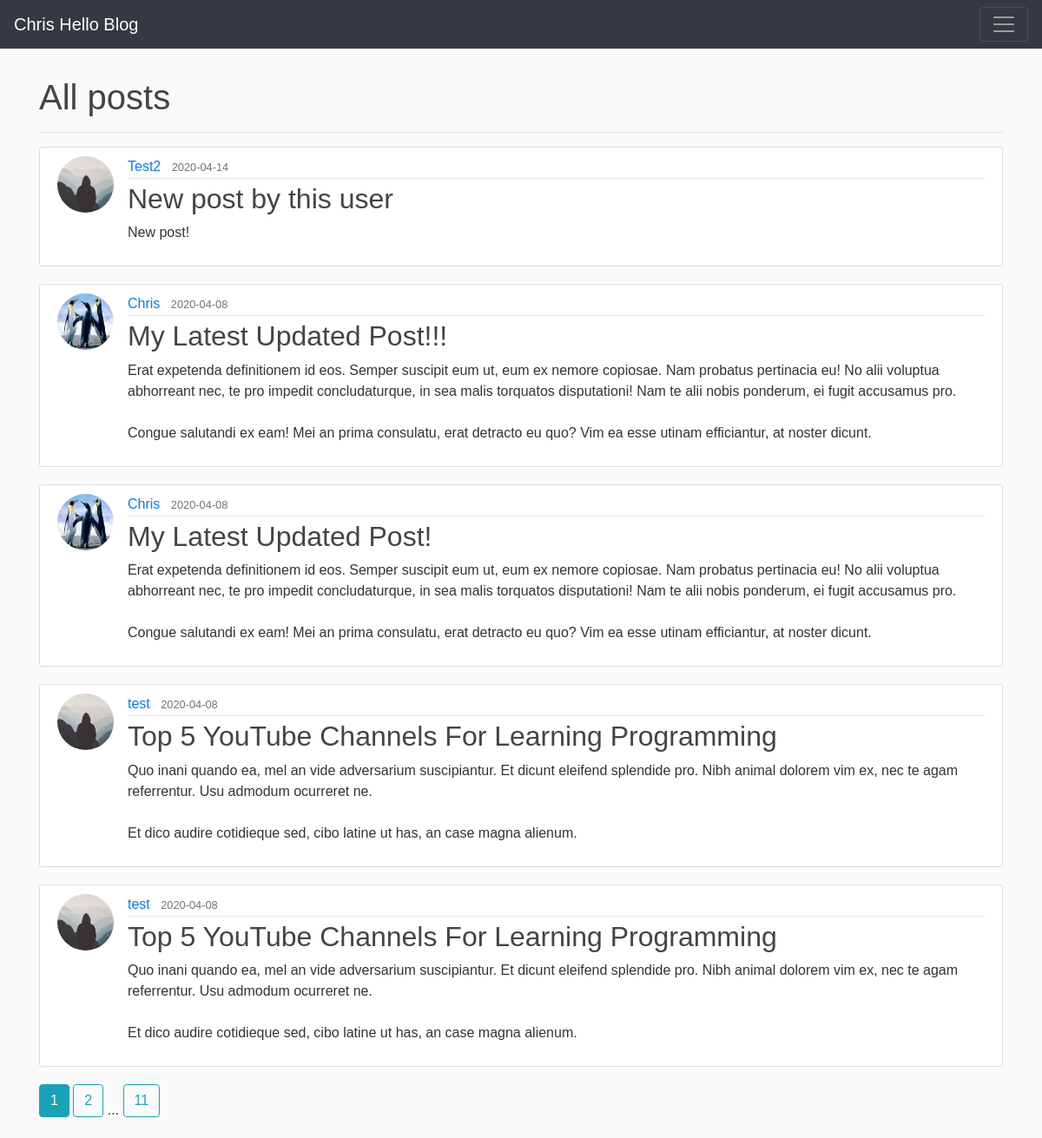
Page /posts on the earlier database version.
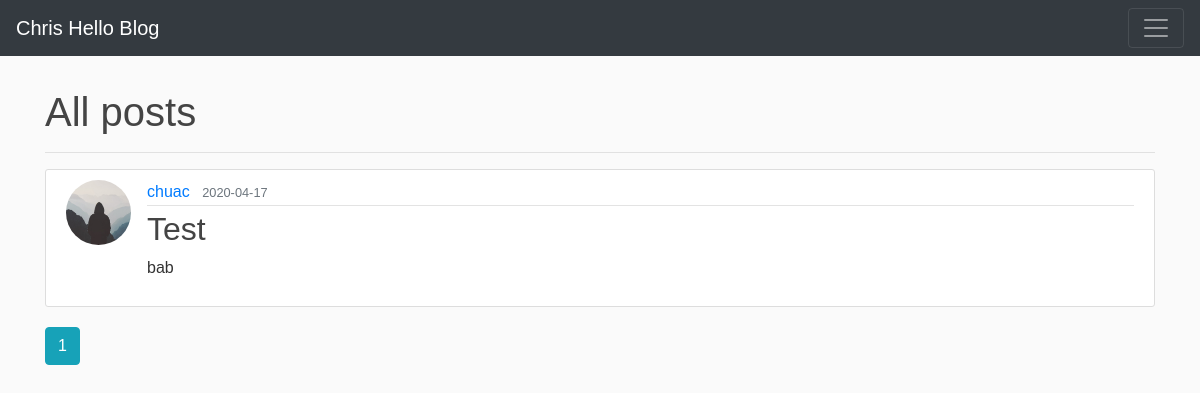
Same page on the later database version.
### flaskblog/models.py (models this page shows, shortened)
class Post(db.Model):
    id = db.Column(db.Integer, primary_key = True)
    title = db.Column(db.String(100), nullable = False) #cant be null, must exist
    content = db.Column(db.Text, nullable = False)
    date_posted = db.Column(db.DateTime, nullable = False, default = datetime.utcnow)
    user_id = db.Column(db.Integer, db.ForeignKey('user.id'), nullable = False) # relates to the 'id' column of 'user' table (which explains the lowercase 'user')

class User(db.Model, UserMixin):
    id = db.Column(db.Integer, primary_key=True)
    username = db.Column(db.String(20), unique=True, nullable = False) #max length 20, must be unique
    email = db.Column(db.String(120), unique=True, nullable = False)
    image_file = db.Column(db.String(20), nullable = False, default='default.jpg') #length 20 because it'll hold the hash of their image
    password = db.Column(db.String(60), nullable = False)
    posts = db.relationship('Post', backref = 'author', lazy = True) # relationship, not a column!

### flaskblog/posts/routes.py (the view)
@p.route('/posts')
def posts():
    page = request.args.get('page', 1, type = int) # look for optional parameter in GET request, default to 1, of type int
    posts = Post.query.order_by(Post.date_posted.desc()).paginate(page = page, per_page = 5) # enter page requested into our paginate query on the Post model
    return render_template('posts.html', posts = posts, title = "Posts") #you will have access in html to this posts variable

### flaskblog/templates/posts.html (shortened to what this page needs)
{% extends 'base.html' %}
{% block body %}
<br>
<div>
  <h1 style="display:inline">All posts</h1>
</div>
<hr>
{% for post in posts.items %}
<article class="media content-section">
  <img class="rounded-circle article-img" src="{{ url_for('static', filename='profile_pics/' + post.author.image_file) }}">
  <div class="media-body">
    <div class="article-metadata">
      <a class="mr-2" href="{{ url_for('users.user_posts', username=post.author.username) }}">{{ post.author.username }}</a>
      <small class="text-muted">{{ post.date_posted.strftime('%Y-%m-%d') }}</small>
    </div>
    <h2><a class="article-title" href="{{ url_for('posts.post', id = post.id) }}">{{ post.title }}</a></h2>
    <p class="article-content">{{ post.content }}</p>
  </div>
</article>
{% endfor %}
{% for page_num in posts.iter_pages(left_edge=1, right_edge=1, left_current=1, right_current=2) %}
  {% if page_num %}
    {% if posts.page == page_num %}
      <a class="btn btn-info mb-4" href="{{ url_for('posts.posts', page = page_num) }}">{{ page_num }}</a>
    {% else %}
      <a class="btn btn-outline-info mb-4" href="{{ url_for('posts.posts', page = page_num) }}">{{ page_num }}</a>
    {% endif %}
  {% else %}
    ...
  {% endif %}
{% endfor %}
{% endblock %}

Differences in the rows shown:
removed Post: image_file (placeholder picture), author.username "Test2", date_posted "2020-04-14", title "New post by this user", content "New post!"
removed Post: image_file (picture), author.username "Chris", date_posted "2020-04-08", title "My Latest Updated Post!!!", content "Erat expetenda definitionem id eos. Semper suscipit eum ut, eum ex nemore copiosae. Nam probatus pertinacia eu! No alii voluptua abhorreant nec, te pro impedit concludaturque, in sea malis torquatos disputationi! Nam te alii nobis ponderum, ei fugit accusamus pro. Congue salutandi ex eam! Mei an prima consulatu, erat detracto eu quo? Vim ea esse utinam efficiantur, at noster dicunt."
removed Post: image_file (picture), author.username "Chris", date_posted "2020-04-08", title "My Latest Updated Post!", content "Erat expetenda definitionem id eos. Semper suscipit eum ut, eum ex nemore copiosae. Nam probatus pertinacia eu! No alii voluptua abhorreant nec, te pro impedit concludaturque, in sea malis torquatos disputationi! Nam te alii nobis ponderum, ei fugit accusamus pro. Congue salutandi ex eam! Mei an prima consulatu, erat detracto eu quo? Vim ea esse utinam efficiantur, at noster dicunt."
removed Post: image_file (placeholder picture), author.username "test", date_posted "2020-04-08", title "Top 5 YouTube Channels For Learning Programming", content "Quo inani quando ea, mel an vide adversarium suscipiantur. Et dicunt eleifend splendide pro. Nibh animal dolorem vim ex, nec te agam referrentur. Usu admodum ocurreret ne. Et dico audire cotidieque sed, cibo latine ut has, an case magna alienum."
removed Post: image_file (placeholder picture), author.username "test", date_posted "2020-04-08", title "Top 5 YouTube Channels For Learning Programming", content "Quo inani quando ea, mel an vide adversarium suscipiantur. Et dicunt eleifend splendide pro. Nibh animal dolorem vim ex, nec te agam referrentur. Usu admodum ocurreret ne. Et dico audire cotidieque sed, cibo latine ut has, an case magna alienum."
now on this page (row edited): Post: image_file (placeholder picture), author.username "chuac", date_posted "2020-04-17", title "Test", content "bab"
Other differences:
list line gone: "2"
list line gone: "11"
